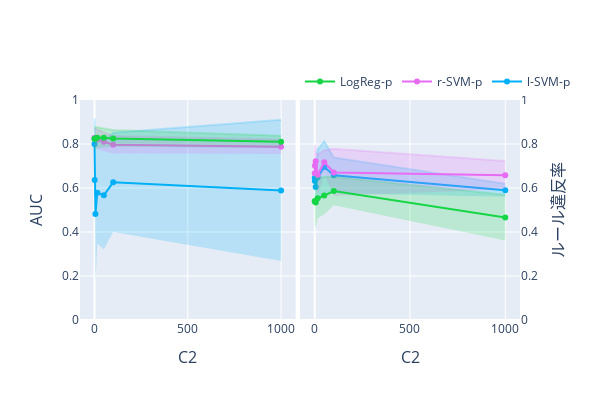

The cell this chart's notebook holds for it:
### Code cell
import plotly.graph_objects as go
from plotly.subplots import make_subplots


# グラフのデータを準備
index = ['l-SVM-p', 'r-SVM-p', 'LogReg-p']
colors_mean = ['rgba(0,176,246,1)', 'rgba(231,107,243,1)', 'rgba(21,213,69,1)']  # indexに対応する色
colors_std  = ['rgba(0,176,246,0.2)', 'rgba(231,107,243,0.2)', 'rgba(21,213,69,0.2)']  # indexに対応する色


# グラフ1: AUCのデータ
col_auc = 'auc'
tmp_mean_auc = pd.DataFrame([
    {info: df.loc['linear svm (L)', col_auc] for info, df in zip(infos, dfs_mean)},
    {info: df.loc['non-linear svm (L)', col_auc] for info, df in zip(infos, dfs_mean)},
    {info: df.loc['logistic regression (L)', col_auc] for info, df in zip(infos, dfs_mean)}
], index=index)
tmp_std_auc = pd.DataFrame([
    {info: df.loc['linear svm (L)', col_auc] for info, df in zip(infos, dfs_std)},
    {info: df.loc['non-linear svm (L)', col_auc] for info, df in zip(infos, dfs_std)},
    {info: df.loc['logistic regression (L)', col_auc] for info, df in zip(infos, dfs_std)}
], index=index)

# グラフ2: ルール違反率のデータ
col_vr = 'violation_rate'
tmp_mean_vr = pd.DataFrame([
    {info: df.loc['linear svm (L)', col_vr] for info, df in zip(infos, dfs_mean)},
    {info: df.loc['non-linear svm (L)', col_vr] for info, df in zip(infos, dfs_mean)},
    {info: df.loc['logistic regression (L)', col_vr] for info, df in zip(infos, dfs_mean)}
], index=index)
tmp_std_vr = pd.DataFrame([
    {info: df.loc['linear svm (L)', col_vr] for info, df in zip(infos, dfs_std)},
    {info: df.loc['non-linear svm (L)', col_vr] for info, df in zip(infos, dfs_std)},
    {info: df.loc['logistic regression (L)', col_vr] for info, df in zip(infos, dfs_std)}
], index=index)


# サブプロットの作成
# fig = make_subplots(rows=1, cols=2, subplot_titles=('AUC', 'ルール違反率'))
fig = make_subplots(rows=1, cols=2)

# グラフ1: AUC
for i in range(len(tmp_mean_auc)):
    fig.add_trace(
        go.Scatter(
            x=tmp_mean_auc.columns,
            y=tmp_mean_auc.iloc[i, :],
            mode='lines+markers',
            name=tmp_mean_auc.index[i],
            line=dict(color=colors_mean[i]),  # ラインの色を設定
            marker=dict(color=colors_mean[i])  # マーカーの色を設定
        ),
        row=1, col=1
    )
    fig.add_trace(
        go.Scatter(
            x=tmp_mean_auc.columns,
            y=tmp_mean_auc.iloc[i, :] + tmp_std_auc.iloc[i, :],
            mode='lines',
            line=dict(color=colors_std[i]),  # ラインの色を設定
            showlegend=False
        ),
        row=1, col=1
    )
    fig.add_trace(
        go.Scatter(
            x=tmp_mean_auc.columns,
            y=tmp_mean_auc.iloc[i, :] - tmp_std_auc.iloc[i, :],
            mode='lines',
            fill='tonexty',
            fillcolor=colors_std[i],
            line=dict(color='rgba(255,255,255,0)'),
            showlegend=False
        ),
        row=1, col=1
    )

# グラフ2: ルール違反率
for i in range(len(tmp_mean_vr)):
    fig.add_trace(
        go.Scatter(
            x=tmp_mean_vr.columns,
            y=tmp_mean_vr.iloc[i, :],
            mode='lines+markers',
            name=tmp_mean_vr.index[i],
            line=dict(color=colors_mean[i]),  # ラインの色を設定
            marker=dict(color=colors_mean[i]),  # マーカーの色を設定
            showlegend=False
        ),
        row=1, col=2
    )
    fig.add_trace(
        go.Scatter(
            x=tmp_mean_vr.columns,
            y=tmp_mean_vr.iloc[i, :] + tmp_std_vr.iloc[i, :],
            mode='lines',
            line=dict(color=colors_std[i]),  # ラインの色を設定
            showlegend=False
        ),
        row=1, col=2
    )
    fig.add_trace(
        go.Scatter(
            x=tmp_mean_vr.columns,
            y=tmp_mean_vr.iloc[i, :] - tmp_std_vr.iloc[i, :],
            mode='lines',
            fill='tonexty',
            fillcolor=colors_std[i],
            line=dict(color='rgba(255,255,255,0)'),
            showlegend=False
        ),
        row=1, col=2
    )

# x軸の設定
fig.update_xaxes(title_text='C2', row=1, col=1)
fig.update_xaxes(title_text='C2', row=1, col=2)

# レイアウトの設定
fig.update_layout(
    height=400,
    width=600,
    xaxis=dict(
        domain=[0, 0.49],  # 左側のsubplotの幅を調整
        title_font=dict(size=16)
    ),
    xaxis2=dict(
        domain=[0.5, 1],  # 右側のsubplotの幅を調整
        title_font=dict(size=16)
    ),
    legend=dict(
        x=0.5,
        y=1.15,
        orientation='h'  # 水平配置
    ),
)

# y軸の設定
fig.update_yaxes(title_text='AUC', range=[0, 1], row=1, col=1, side='left', title_font=dict(size=16))  # col=1のグラフのy軸を左側に配置
fig.update_yaxes(title_text='ルール違反率', range=[0, 1], row=1, col=2, side='right', title_font=dict(size=16))  # col=2のグラフのy軸を右側に配置

# グラフの表示
fig.show()

### Figure 1 — Plotly figure (JSON) as saved in the notebook; plotly's stock layout.template omitted (floating-point values rounded to 4 significant figures)
{"data": [{"line": {"color": "rgba(0,176,246,1)"}, "marker": {"color": "rgba(0,176,246,1)"}, "mode": "lines+markers", "name": "l-SVM-p", "type": "scatter", "x": [0.1, 1, 5, 15, 50, 100, 1000], "xaxis": "x", "y": [0.7996, 0.6358, 0.4819, 0.5785, 0.5666, 0.6259, 0.5889], "yaxis": "y"}, {"line": {"color": "rgba(0,176,246,0.2)"}, "mode": "lines", "showlegend": false, "type": "scatter", "x": [0.1, 1, 5, 15, 50, 100, 1000], "xaxis": "x", "y": [0.8535, 0.9153, 0.7962, 0.8096, 0.8132, 0.8513, 0.9099], "yaxis": "y"}, {"fill": "tonexty", "fillcolor": "rgba(0,176,246,0.2)", "line": {"color": "rgba(255,255,255,0)"}, "mode": "lines", "showlegend": false, "type": "scatter", "x": [0.1, 1, 5, 15, 50, 100, 1000], "xaxis": "x", "y": [0.7456, 0.3564, 0.1676, 0.3474, 0.32, 0.4005, 0.2679], "yaxis": "y"}, {"line": {"color": "rgba(231,107,243,1)"}, "marker": {"color": "rgba(231,107,243,1)"}, "mode": "lines+markers", "name": "r-SVM-p", "type": "scatter", "x": [0.1, 1, 5, 15, 50, 100, 1000], "xaxis": "x", "y": [0.827, 0.8276, 0.8254, 0.8219, 0.81, 0.7965, 0.7875], "yaxis": "y"}, {"line": {"color": "rgba(231,107,243,0.2)"}, "mode": "lines", "showlegend": false, "type": "scatter", "x": [0.1, 1, 5, 15, 50, 100, 1000], "xaxis": "x", "y": [0.8671, 0.869, 0.8665, 0.8664, 0.8525, 0.836, 0.8203], "yaxis": "y"}, {"fill": "tonexty", "fillcolor": "rgba(231,107,243,0.2)", "line": {"color": "rgba(255,255,255,0)"}, "mode": "lines", "showlegend": false, "type": "scatter", "x": [0.1, 1, 5, 15, 50, 100, 1000], "xaxis": "x", "y": [0.7869, 0.7862, 0.7843, 0.7773, 0.7674, 0.7571, 0.7547], "yaxis": "y"}, {"line": {"color": "rgba(21,213,69,1)"}, "marker": {"color": "rgba(21,213,69,1)"}, "mode": "lines+markers", "name": "LogReg-p", "type": "scatter", "x": [0.1, 1, 5, 15, 50, 100, 1000], "xaxis": "x", "y": [0.8236, 0.8241, 0.8252, 0.8283, 0.8288, 0.8252, 0.8099], "yaxis": "y"}, {"line": {"color": "rgba(21,213,69,0.2)"}, "mode": "lines", "showlegend": false, "type": "scatter", "x": [0.1, 1, 5, 15, 50, 100, 1000], "xaxis": "x", "y": [0.8748, 0.8753, 0.8761, 0.8766, 0.872, 0.8634, 0.8378], "yaxis": "y"}, {"fill": "tonexty", "fillcolor": "rgba(21,213,69,0.2)", "line": {"color": "rgba(255,255,255,0)"}, "mode": "lines", "showlegend": false, "type": "scatter", "x": [0.1, 1, 5, 15, 50, 100, 1000], "xaxis": "x", "y": [0.7725, 0.7729, 0.7744, 0.7801, 0.7856, 0.7871, 0.7819], "yaxis": "y"}, {"line": {"color": "rgba(0,176,246,1)"}, "marker": {"color": "rgba(0,176,246,1)"}, "mode": "lines+markers", "name": "l-SVM-p", "showlegend": false, "type": "scatter", "x": [0.1, 1, 5, 15, 50, 100, 1000], "xaxis": "x2", "y": [0.6471, 0.6316, 0.6046, 0.6481, 0.6952, 0.6574, 0.5895], "yaxis": "y2"}, {"line": {"color": "rgba(0,176,246,0.2)"}, "mode": "lines", "showlegend": false, "type": "scatter", "x": [0.1, 1, 5, 15, 50, 100, 1000], "xaxis": "x2", "y": [0.7387, 0.7282, 0.6428, 0.7735, 0.8127, 0.7391, 0.6191], "yaxis": "y2"}, {"fill": "tonexty", "fillcolor": "rgba(0,176,246,0.2)", "line": {"color": "rgba(255,255,255,0)"}, "mode": "lines", "showlegend": false, "type": "scatter", "x": [0.1, 1, 5, 15, 50, 100, 1000], "xaxis": "x2", "y": [0.5556, 0.5351, 0.5663, 0.5226, 0.5778, 0.5758, 0.56], "yaxis": "y2"}, {"line": {"color": "rgba(231,107,243,1)"}, "marker": {"color": "rgba(231,107,243,1)"}, "mode": "lines+markers", "name": "r-SVM-p", "showlegend": false, "type": "scatter", "x": [0.1, 1, 5, 15, 50, 100, 1000], "xaxis": "x2", "y": [0.6671, 0.7014, 0.7221, 0.6591, 0.7173, 0.6708, 0.6584], "yaxis": "y2"}, {"line": {"color": "rgba(231,107,243,0.2)"}, "mode": "lines", "showlegend": false, "type": "scatter", "x": [0.1, 1, 5, 15, 50, 100, 1000], "xaxis": "x2", "y": [0.7419, 0.7964, 0.7586, 0.7519, 0.7714, 0.7781, 0.7223], "yaxis": "y2"}, {"fill": "tonexty", "fillcolor": "rgba(231,107,243,0.2)", "line": {"color": "rgba(255,255,255,0)"}, "mode": "lines", "showlegend": false, "type": "scatter", "x": [0.1, 1, 5, 15, 50, 100, 1000], "xaxis": "x2", "y": [0.5923, 0.6064, 0.6856, 0.5663, 0.6633, 0.5635, 0.5944], "yaxis": "y2"}, {"line": {"color": "rgba(21,213,69,1)"}, "marker": {"color": "rgba(21,213,69,1)"}, "mode": "lines+markers", "name": "LogReg-p", "showlegend": false, "type": "scatter", "x": [0.1, 1, 5, 15, 50, 100, 1000], "xaxis": "x2", "y": [0.5395, 0.5395, 0.5343, 0.5533, 0.5655, 0.5861, 0.4654], "yaxis": "y2"}, {"line": {"color": "rgba(21,213,69,0.2)"}, "mode": "lines", "showlegend": false, "type": "scatter", "x": [0.1, 1, 5, 15, 50, 100, 1000], "xaxis": "x2", "y": [0.6476, 0.6476, 0.6514, 0.6444, 0.6506, 0.6505, 0.5693], "yaxis": "y2"}, {"fill": "tonexty", "fillcolor": "rgba(21,213,69,0.2)", "line": {"color": "rgba(255,255,255,0)"}, "mode": "lines", "showlegend": false, "type": "scatter", "x": [0.1, 1, 5, 15, 50, 100, 1000], "xaxis": "x2", "y": [0.4314, 0.4314, 0.4171, 0.4622, 0.4803, 0.5217, 0.3615], "yaxis": "y2"}], "layout": {"height": 400, "legend": {"orientation": "h", "x": 0.5, "y": 1.15}, "width": 600, "xaxis": {"anchor": "y", "domain": [0, 0.49], "title": {"font": {"size": 16}, "text": "C2"}}, "xaxis2": {"anchor": "y2", "domain": [0.5, 1], "title": {"font": {"size": 16}, "text": "C2"}}, "yaxis": {"anchor": "x", "domain": [0, 1], "range": [0, 1], "side": "left", "title": {"font": {"size": 16}, "text": "AUC"}}, "yaxis2": {"anchor": "x2", "domain": [0, 1], "range": [0, 1], "side": "right", "title": {"font": {"size": 16}, "text": "ルール違反率"}}}}
